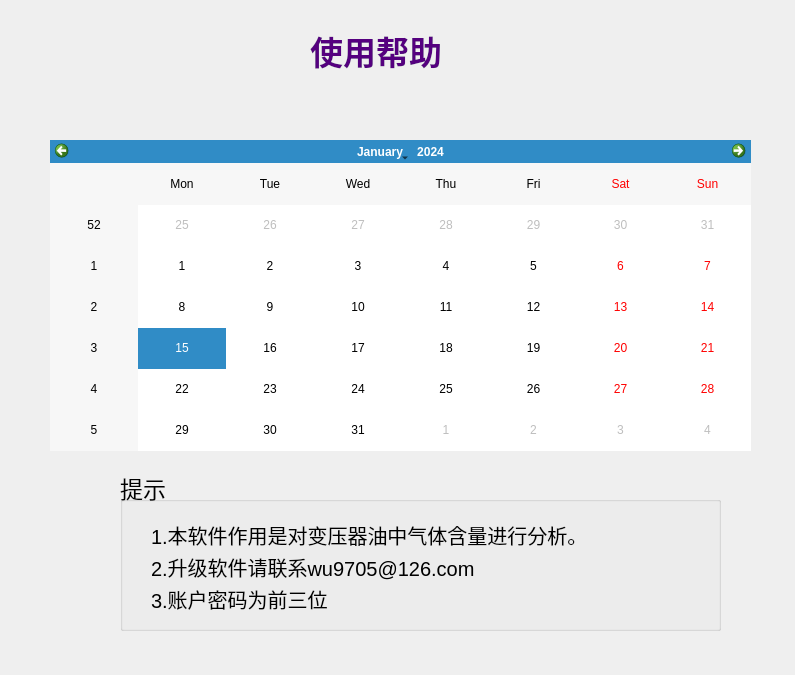
<?xml version="1.0" encoding="UTF-8"?>
<ui version="4.0">
 <class>sybz</class>
 <widget class="QWidget" name="sybz">
  <property name="geometry">
   <rect>
    <x>0</x>
    <y>0</y>
    <width>795</width>
    <height>675</height>
   </rect>
  </property>
  <property name="windowTitle">
   <string>使用帮助</string>
  </property>
  <widget class="QLabel" name="label_3">
   <property name="geometry">
    <rect>
     <x>310</x>
     <y>30</y>
     <width>181</width>
     <height>41</height>
    </rect>
   </property>
   <property name="font">
    <font>
     <pointsize>25</pointsize>
     <weight>75</weight>
     <bold>true</bold>
    </font>
   </property>
   <property name="styleSheet">
    <string notr="true">color: rgb(170, 0, 0);
color: rgb(85, 0, 127);</string>
   </property>
   <property name="text">
    <string>使用帮助</string>
   </property>
  </widget>
  <widget class="QGroupBox" name="groupBox">
   <property name="geometry">
    <rect>
     <x>120</x>
     <y>470</y>
     <width>601</width>
     <height>161</height>
    </rect>
   </property>
   <property name="font">
    <font>
     <pointsize>17</pointsize>
    </font>
   </property>
   <property name="title">
    <string>提示</string>
   </property>
   <widget class="QWidget" name="">
    <property name="geometry">
     <rect>
      <x>31</x>
      <y>51</y>
      <width>553</width>
      <height>91</height>
     </rect>
    </property>
    <layout class="QVBoxLayout" name="verticalLayout">
     <item>
      <widget class="QLabel" name="label">
       <property name="font">
        <font>
         <pointsize>15</pointsize>
        </font>
       </property>
       <property name="text">
        <string>1.本软件作用是对变压器油中气体含量进行分析。</string>
       </property>
      </widget>
     </item>
     <item>
      <widget class="QLabel" name="label_2">
       <property name="font">
        <font>
         <pointsize>15</pointsize>
        </font>
       </property>
       <property name="text">
        <string>2.升级软件请联系wu9705@126.com</string>
       </property>
      </widget>
     </item>
     <item>
      <widget class="QLabel" name="label_4">
       <property name="font">
        <font>
         <pointsize>15</pointsize>
        </font>
       </property>
       <property name="text">
        <string>3.账户密码为前三位</string>
       </property>
      </widget>
     </item>
    </layout>
   </widget>
  </widget>
  <widget class="QCalendarWidget" name="calendarWidget">
   <property name="geometry">
    <rect>
     <x>50</x>
     <y>140</y>
     <width>701</width>
     <height>311</height>
    </rect>
   </property>
  </widget>
 </widget>
 <resources/>
 <connections/>
</ui>
